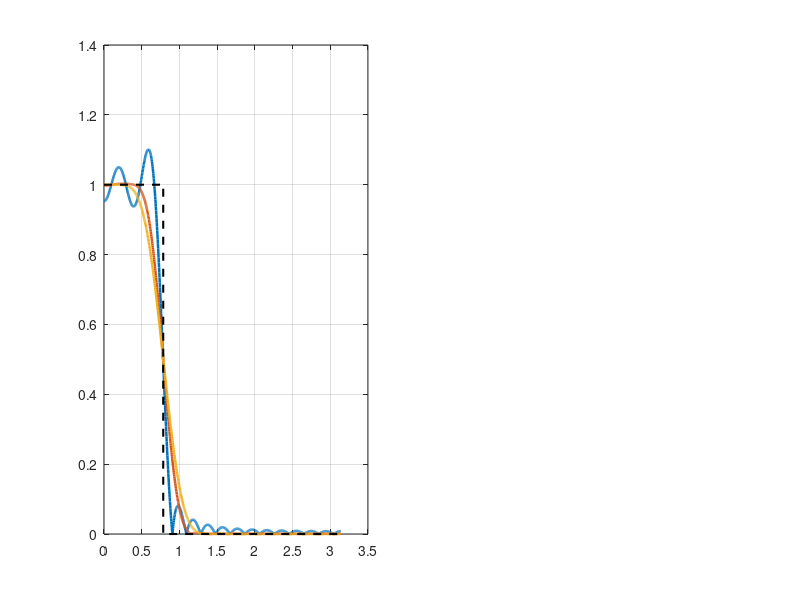

This chart was generated by the following MATLAB code: (Note: this script raises an error after producing the figure.)
clc; clear all; close all;

% Parâmetros comuns
M = 30;
alpha = M / 2; % 15 amostras de atraso
wc = 0.25 * pi; % Frequência de corte

% Filtro ideal para referência
w_ideal = [0, wc, wc, pi];
mag_ideal = [1, 1, 0, 0];

% 1. Filtro com Janela Retangular (Truncamento Simples)
n = 0:M;
g_rect = zeros(size(n));
for i = 1:length(n)
    val = n(i);
    if val == alpha
        g_rect(i) = wc / pi;
    else
        g_rect(i) = sin(wc * (val - alpha)) / (pi * (val - alpha));
    end
end

% 2. Filtro com Janela de Hamming
w_ham = hamming(M + 1)';
g_hamming = g_rect .* w_ham;

% 3. Filtro com Janela de Blackman
w_black = blackman(M + 1)';
g_blackman = g_rect .* w_black;

% Resposta em frequência
[H_rect, w] = freqz(g_rect, 1, 1024);
[H_hamming, ~] = freqz(g_hamming, 1, 1024);
[H_blackman, ~] = freqz(g_blackman, 1, 1024);

mag_rect = abs(H_rect);
mag_hamming = abs(H_hamming);
mag_blackman = abs(H_blackman);

phase_rect = unwrap(angle(H_rect));
phase_hamming = unwrap(angle(H_hamming));
phase_blackman = unwrap(angle(H_blackman));

% ================= PLOT COMPARATIVO =================
fig = figure('Position', [100, 100, 1100, 420], 'Visible', 'off');

% Cores padrão do MATLAB
c1 = [0, 0.4470, 0.7410];      % Azul
c2 = [0.8500, 0.3250, 0.0980];  % Laranja/Vermelho
c3 = [0.9290, 0.6940, 0.1250];  % Amarelo/Dourado

% 1. Magnitude
subplot(1, 2, 1);
plot(w, mag_rect, 'LineWidth', 1.8, 'Color', c1);
hold on;
plot(w, mag_hamming, 'LineWidth', 1.8, 'Color', c2);
plot(w, mag_blackman, 'LineWidth', 1.8, 'Color', c3);
plot(w_ideal, mag_ideal, 'k--', 'LineWidth', 1.5);
grid on;
ax1 = gca;
ax1.GridLineStyle = '--'; ax1.GridAlpha = 0.5; ax1.FontSize = 11; ax1.FontName = 'Arial'; ax1.Box = 'on';
ax1.XTick = [0, 0.25*pi, 0.5*pi, 0.75*pi, pi];
ax1.XTickLabel = {'0', '0.25\pi (\omega_c)', '0.5\pi', '0.75\pi', '\pi'};

title('Resposta em Magnitude |G(e^{j\omega})|', 'FontSize', 12, 'FontWeight', 'bold', 'FontName', 'Arial');
xlabel('Frequência Angular \omega (rad/amostra)', 'FontSize', 11, 'FontName', 'Arial');
ylabel('Magnitude', 'FontSize', 11, 'FontName', 'Arial');
ylim([-0.1, 1.2]); xlim([0, pi]);
legend('Janela Retangular', 'Janela de Hamming', 'Janela de Blackman', 'Filtro Ideal', 'Location', 'northeast');

% 2. Fase
subplot(1, 2, 2);
plot(w, phase_rect, 'LineWidth', 2.5, 'Color', c1);
hold on;
plot(w, phase_hamming, '--', 'LineWidth', 1.8, 'Color', c2);
plot(w, phase_blackman, ':', 'LineWidth', 2.0, 'Color', c3);
grid on;
ax2 = gca;
ax2.GridLineStyle = '--'; ax2.GridAlpha = 0.5; ax2.FontSize = 11; ax2.FontName = 'Arial'; ax2.Box = 'on';
ax2.XTick = [0, 0.25*pi, 0.5*pi, 0.75*pi, pi];
ax2.XTickLabel = {'0', '0.25\pi', '0.5\pi', '0.75\pi', '\pi'};

title('Resposta de Fase \angle G(e^{j\omega})', 'FontSize', 12, 'FontWeight', 'bold', 'FontName', 'Arial');
xlabel('Frequência Angular \omega (rad/amostra)', 'FontSize', 11, 'FontName', 'Arial');
ylabel('Fase (rad)', 'FontSize', 11, 'FontName', 'Arial');
xlim([0, pi]);
legend('Janela Retangular', 'Janela de Hamming', 'Janela de Blackman', 'Location', 'southwest');

% Salvar em pasta ASCII segura
output_path = 'C:\Users\engma\.gemini\antigravity-cli\brain\aaf32d08-cb6b-42ba-874d-38315eaacaae\scratch\sinc_fourier_three_windows_comparison.svg';
print(fig, output_path, '-dsvg');
close(fig);

disp('Gráfico comparativo de três janelas gerado com sucesso!');
